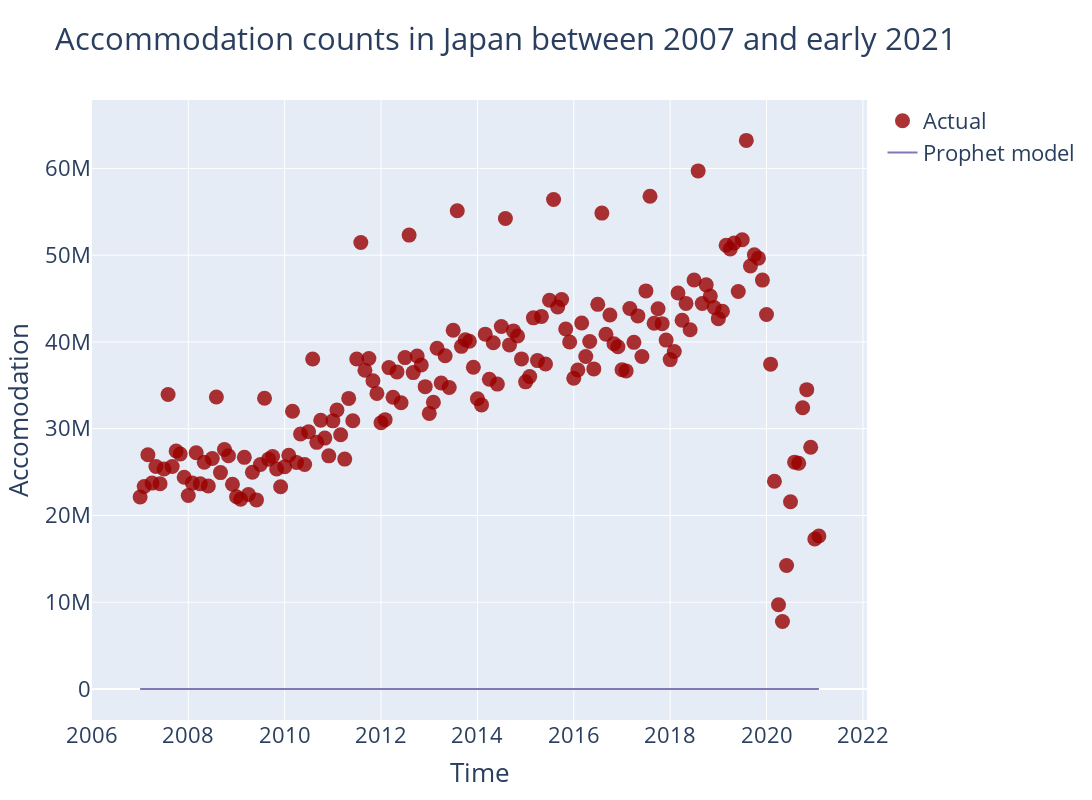

Notebook code for this chart:
### Code cell
fig_1 = plot_prophet(prophet_japan, prediction, "Accommodation counts in Japan between 2007 and early 2021", "Accomodation")
fig_1.show()

### Figure 1 — Plotly figure (JSON) as saved in the notebook; plotly's stock layout.template omitted (floating-point values rounded to 4 significant figures; data arrays with more than 128 entries replaced by an {"elided": "..."} marker saying what was removed)
{"data": [{"marker": {"color": "rgb(129, 119, 185, 1)"}, "name": "Prophet model", "type": "scatter", "x": {"elided": "170 str values"}, "y": {"elided": "170 float values"}}, {"line": {"width": 0}, "marker": {"color": "#444"}, "mode": "lines", "showlegend": false, "type": "scatter", "x": {"elided": "170 str values"}, "y": {"elided": "170 float values"}}, {"fill": "tonexty", "fillcolor": "rgba(78, 119, 185, 0.4)", "line": {"width": 0}, "marker": {"color": "#444"}, "mode": "lines", "showlegend": false, "type": "scatter", "x": {"elided": "170 str values"}, "y": {"elided": "170 float values"}}, {"marker": {"color": "rgba(152, 0, 0, .8)", "size": 15}, "mode": "markers", "name": "Actual", "type": "scatter", "x": {"elided": "170 str values"}, "y": {"elided": "170 int values"}}], "layout": {"font": {"size": 22}, "height": 800, "title": {"text": "Accommodation counts in Japan between 2007 and early 2021"}, "width": 1600, "xaxis": {"anchor": "y", "domain": [0, 1], "title": {"text": "Time"}}, "yaxis": {"anchor": "x", "domain": [0, 1], "title": {"text": "Accomodation"}}}}
